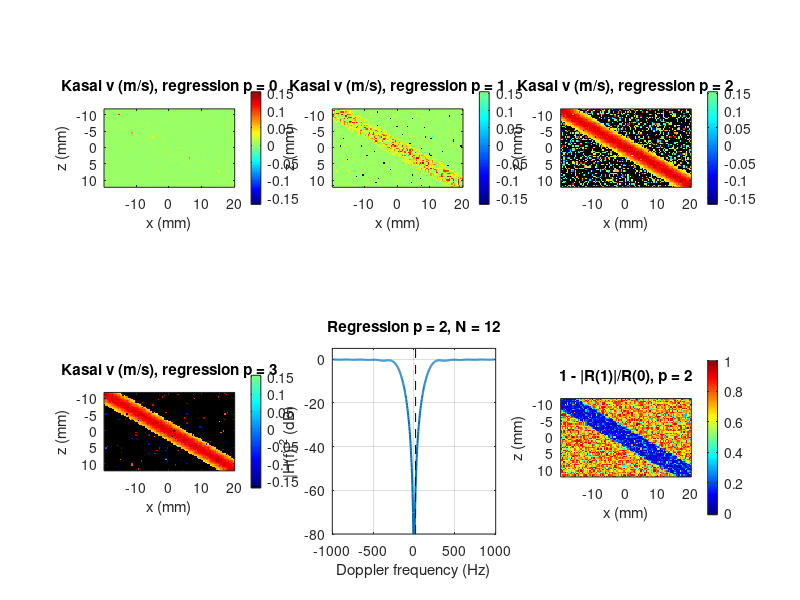

Reproduce this figure in MATLAB.
%% m29_color_flow_wallfilter.m
% Purpose : Colour-flow processing chain on a simulated 2D ensemble:
%           clutter (40 dB above blood, slowly moving tissue) + blood in an
%           inclined vessel (parabolic profile) + white noise ->
%           polynomial-regression wall filter of degree p -> Kasai velocity,
%           power and normalized variance (1 - |R(1)|/R(0)) per pixel ->
%           power threshold. Also the filter's measured -3 dB cutoff,
%           compared with (0.44 + 0.41 p) PRF/N from Module 09.
% Change  : p (wall filter degree), N, PRF, CBR, tissue velocity vt.
% Expect  : N = 12, PRF = 2 kHz, f0 = 5 MHz: v_Nyq = 0.154 m/s. p = 0 leaves
%           tissue moving at 3 mm/s partly unfiltered (residual clutter >> blood,
%           velocities pulled toward the tissue value, flash outside the vessel);
%           p = 1 still flashes; p = 2 gets the lumen velocities right but
%           about a quarter of the background still flashes; p = 3 clears the
%           flash and starts to darken slow flow near the walls. The -3 dB
%           cutoff is a half-power point: slower flow is attenuated (p = 2:
%           18 dB at 3 cm/s along the vessel), not removed.
rng(1);

%% Parameters
c = 1540; f0 = 5e6; PRF = 2e3; T = 1/PRF; N = 12;
theta = 60*pi/180;          % beam (vertical) to vessel angle
a = 3e-3;  vmax = 0.25;     % vessel radius (m), centreline speed (m/s)
CBRdB = 40;  SNRdB = 15;    % clutter-to-blood and blood-to-noise power ratios (dB)
vt = 3e-3;                  % axial tissue velocity (m/s), toward the probe
sigb = 40;  sigt = 3;       % blood and tissue spectral std (Hz)
nz = 60; nx = 100; dx = 0.4e-3;      % pixels (depth x lateral), pixel size (m)
vNyq = c*PRF/(4*f0);
fprintf('v_Nyq = %.3f m/s; axial centreline v = %.3f m/s; tissue Doppler = %.1f Hz\n', vNyq, vmax*cos(theta), 2*vt*f0/c);

[X, Z] = meshgrid(((1:nx) - nx/2)*dx, ((1:nz) - nz/2)*dx);
ang = pi/2 - theta;                          % vessel inclination from horizontal
dist = -X*sin(ang) + Z*cos(ang);             % signed distance from the vessel axis
lumen = abs(dist) < a;
vax = zeros(nz, nx);  vax(lumen) = vmax*(1 - (dist(lumen)/a).^2)*cos(theta);   % axial speed toward probe
fb  = 2*vax*f0/c;  ft = 2*vt*f0/c;
P = nz*nx;  n = (0:N-1);

% Signals (P pixels x N samples): sums of Kp phasors give Gaussian-like spectra
Kp = 8;
blood = zeros(P, N);  tiss = zeros(P, N);
for k = 1:Kp
    blood = blood + (randn(P,1) + 1j*randn(P,1))/sqrt(2*Kp) .* exp(2j*pi*(fb(:) + sigb*randn(P,1))*n*T);
    tiss  = tiss  + (randn(P,1) + 1j*randn(P,1))/sqrt(2*Kp) .* exp(2j*pi*(ft + sigt*randn(P,1))*n*T);
end
blood(~lumen(:), :) = 0;
noise = (randn(P,N) + 1j*randn(P,N))/sqrt(2) * 10^(-SNRdB/20);
Xsig = 10^(CBRdB/20)*tiss + blood + noise;

%% Regression filters, responses and processing
fax = linspace(-PRF/2, PRF/2, 801);  E = exp(2j*pi*n'*fax*T);        % N x F test tones
fprintf(' p  -3dB cutoff (Hz)  approx(0.44+0.41p)PRF/N  v-3dB(m/s)  resid CBR(dB)  detect%%  flash%%  mean|err| (m/s)\n');
maps = cell(1, 4);
for p = 0:3
    V = bsxfun(@power, ((0:N-1)' - (N-1)/2)/N, 0:p);  [Q, ~] = qr(V, 0);   % orthonormal polynomial basis
    A = eye(N) - Q*Q';                                   % regression (projection) filter
    H2 = sum(abs(A*E).^2, 1)/N;                          % |H(f)|^2 as in Module 09
    pos = fax >= 0;  fp = fax(pos);  hp = H2(pos);
    fc3 = fp(find(hp >= 0.5, 1));                        % first frequency reaching -3 dB
    Y = Xsig * A.';                                      % filter every pixel (rows)
    R0 = (sum(abs(Y(:,2:end)).^2, 2) + sum(abs(Y(:,1:end-1)).^2, 2))/2;
    R1 = sum(Y(:,2:end).*conj(Y(:,1:end-1)), 2);
    vk = c*PRF/(4*pi*f0)*angle(R1);
    nfl = 10^(-SNRdB/10) * (N - p - 1)/N * (N-1);       % expected noise-only R0
    dmask = R0 > 2*nfl;                                    % 3 dB above noise floor
    clutRes = mean(sum(abs(10^(CBRdB/20)*tiss*A.').^2, 2));  bl = mean(sum(abs(blood(lumen(:),:)*A.').^2, 2));
    inl = lumen(:) & dmask;
    fprintf(' %d     %6.0f             %6.0f               %.4f      %6.1f      %5.1f   %5.1f    %.4f\n', p, fc3, (0.44 + 0.41*p)*PRF/N, ...
        c*fc3/(2*f0*cos(theta)), 10*log10(clutRes/bl), 100*mean(dmask(lumen(:))), 100*mean(dmask(~lumen(:))), mean(abs(vk(inl) - vax(inl))));
    vm = vk;  vm(~dmask) = -1.1*vNyq;  maps{p+1} = reshape(vm, nz, nx);   % below colour range: black
    if p == 2, Hp2 = H2; end
end
fprintf('Detection threshold: R0 > 2 x expected noise power. Velocities in m/s are axial (toward probe > 0).\n');
fprintf('Half-power (-3 dB) velocity (p = 2, rule): about %.3f m/s along the vessel at theta = 60 deg; slower flow is attenuated, not removed\n', c*(0.44+0.82)*PRF/N/(2*f0*cos(theta)));

% Normalized variance map (p = 2): high where noise dominates
V = bsxfun(@power, ((0:N-1)' - (N-1)/2)/N, 0:2);  [Q, ~] = qr(V, 0);  A = eye(N) - Q*Q';  Y = Xsig*A.';
R0 = (sum(abs(Y(:,2:end)).^2, 2) + sum(abs(Y(:,1:end-1)).^2, 2))/2;  R1 = sum(Y(:,2:end).*conj(Y(:,1:end-1)), 2);
nv = 1 - abs(R1)./R0;
fprintf('Normalized variance 1-|R1|/R0 (p = 2): lumen centre %.2f, lumen edge %.2f, outside (noise) %.2f\n', ...
    median(nv(abs(dist(:)) < a/3)), median(nv(abs(dist(:)) > 0.75*a & lumen(:))), median(nv(~lumen(:))));

%% Figures
figure('Position', [40 40 1150 600]);
for p = 0:3
    subplot(2,3,p+1); imagesc(X(1,:)*1e3, Z(:,1)*1e3, maps{p+1}, [-1.1*vNyq vNyq]); axis image; colorbar;
    title(sprintf('Kasai v (m/s), regression p = %d', p)); xlabel('x (mm)'); ylabel('z (mm)');
end
colormap([0 0 0; jet(126)]);   % first entry (black) = below threshold
subplot(2,3,5); plot(fax, 10*log10(Hp2 + 1e-12), 'LineWidth', 1.5); hold on; plot(ft*[1 1], [-80 5], 'k--');
xlabel('Doppler frequency (Hz)'); ylabel('|H(f)|^2 (dB)'); title('Regression p = 2, N = 12'); ylim([-80 5]); grid on;
subplot(2,3,6); imagesc(X(1,:)*1e3, Z(:,1)*1e3, reshape(nv, nz, nx), [-0.01 1]); axis image; colorbar;
title('1 - |R(1)|/R(0), p = 2'); xlabel('x (mm)'); ylabel('z (mm)');
